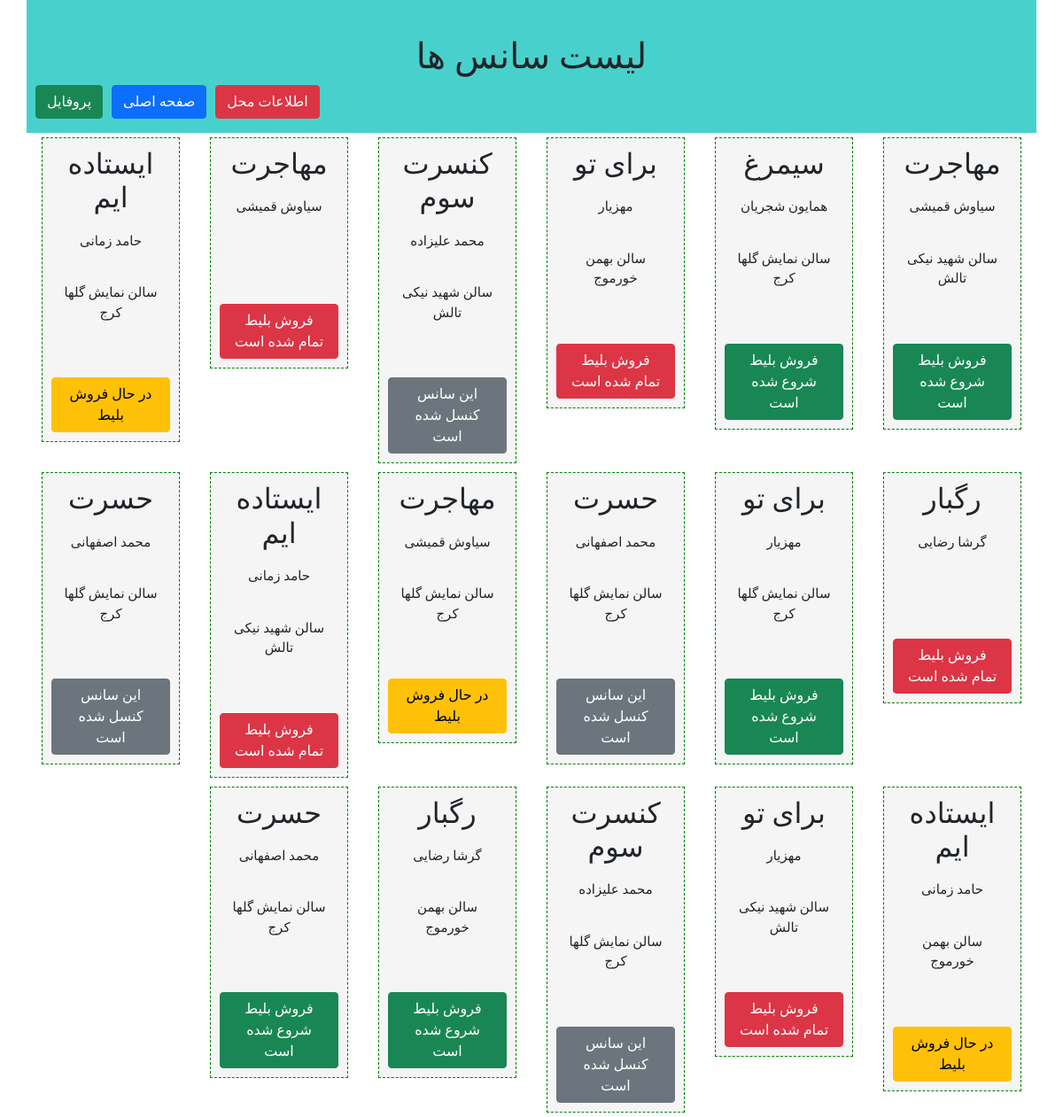
Screenshot of /ticketSales/time/list (signed in) with the database file from the repository.
### ticketSales/models.py (models this page shows, shortened)
class timeModel(models.Model):
  class Meta:
    verbose_name='سانس'
    verbose_name_plural='سانس'
  concertModel = models.ForeignKey("concertModel",on_delete=models.PROTECT,verbose_name='کنسرت')
  locationModel = models.ForeignKey("locationModel",on_delete=models.PROTECT,verbose_name='مکان')
  StartDateTime = models.DateTimeField(verbose_name='زمان شروع')
  Seats = models.IntegerField(verbose_name='صندلی')
  Start = 1
  End = 2
  Cancel = 3
  Sales = 4
  status_choices = ((Start,"فروش بلیط شروع شده است"),(End,"فروش بلیط تمام شده است"),(Cancel,"این سانس کنسل شده است"),(Sales,"در حال فروش  بلیط"),)
  Status = models.IntegerField(choices=status_choices,verbose_name='وضعیت')
  def get_jalali_date(self):
    return datetime2jalali(self.StartDateTime)

class concertModel(models.Model):
  class Meta:
    verbose_name='کنسرت'
    verbose_name_plural='کنسرت'
  Name=models.CharField(max_length=100,verbose_name='نام کنسرت')
  SingerName=models.CharField(max_length=100,verbose_name='خواننده')
  length=models.IntegerField(verbose_name='طول')
  Poster=models.ImageField(upload_to="concertImages/",null=True,verbose_name='پوستر')

class locationModel(models.Model):
  class Meta:
    verbose_name='محل برگزاری'
    verbose_name_plural='محل برگزاری'
  IdNumber = models.IntegerField(primary_key=True,verbose_name='شناسه')
  Name=models.CharField(max_length=100,verbose_name='نام')
  Address=models.CharField(max_length=500,default='تهران برج میلاد',verbose_name='آدرس')
  Phone=models.CharField(max_length=11,verbose_name='شماره تلفن')
  capacity=models.IntegerField(verbose_name='ظرفیت')

### ticketSales/views.py (the view)
# urls.py: path('ticketSales/time/list',timeView)
def timeView(request):
  if request.user.is_authenticated and request.user.is_active:
    times = timeModel.objects.all()
    context = {
      "timeList":times,
    }
    return render(request,"ticketSales/timeList.html",context)
  else:
    return HttpResponse("اجازه ورود ندارید")

### ticketSales/templates/ticketSales/timeList.html
{% extends "ticketSales/layout.html" %}
{% block titlepage %}
  لیست سانس ها
{% endblock %}
{% block mainContent %}
  {% if timeList %}
    {% for time in timeList %}
      <div class="col-md-2">
        <a>
          <div class="timeBox">
            <h2>{{ time.concertModel.Name }}</h2>
            <p>{{time.concertModel.SingerName}}</p>
            <p>{{time.locationModel.Name}}</p>
            <p>{{time.get_jalali_date}}</p>
            <div
            class="
            {% if time.Status == time.Start %}
              btn btn-success
            {% elif time.Status == time.End %}
              btn btn-danger
            {% elif time.Status == time.Cancel %}
              btn btn-secondary
            {% elif time.Status == time.Sales %}
              btn btn-warning
            {% endif %}
            ">
              {{time.get_Status_display}}
            </div>
          </div>
        </a>
      </div>
    {% endfor %}
  {% endif %}
{% endblock %}

### ticketSales/static/ticketSales/css/style.css (style rules this page uses)
body { font-family: Vazir; }
.imageBox, .timeBox { margin: 5px; background-color: whitesmoke; text-align: center; font-size: 15px; border: 1px dashed green; padding: 10px; }
.timeBox { margin: 5px; background-color: whitesmoke; font-size: 15px; border: 1px dashed green; padding: 10px; text-align: center; }
p { padding: 10px; }

### rows the page displays
timeModel: concertModel.Name "مهاجرت", concertModel.SingerName "سیاوش قمیشی", locationModel.Name "سالن شهید نیکی تالش", Status "فروش بلیط شروع شده است"
timeModel: concertModel.Name "سیمرغ", concertModel.SingerName "همایون شجریان", locationModel.Name "سالن نمایش گلها کرج", Status "فروش بلیط شروع شده است"
timeModel: concertModel.Name "برای تو", concertModel.SingerName "مهزیار", locationModel.Name "سالن بهمن خورموج", Status "فروش بلیط تمام شده است"
timeModel: concertModel.Name "کنسرت سوم", concertModel.SingerName "محمد علیزاده", locationModel.Name "سالن شهید نیکی تالش", Status "این سانس کنسل شده است"
timeModel: concertModel.Name "مهاجرت", concertModel.SingerName "سیاوش قمیشی", Status "فروش بلیط تمام شده است"
timeModel: concertModel.Name "ایستاده ایم", concertModel.SingerName "حامد زمانی", locationModel.Name "سالن نمایش گلها کرج", Status "در حال فروش بلیط"
timeModel: concertModel.Name "رگبار", concertModel.SingerName "گرشا رضایی", Status "فروش بلیط تمام شده است"
timeModel: concertModel.Name "برای تو", concertModel.SingerName "مهزیار", locationModel.Name "سالن نمایش گلها کرج", Status "فروش بلیط شروع شده است"
timeModel: concertModel.Name "حسرت", concertModel.SingerName "محمد اصفهانی", locationModel.Name "سالن نمایش گلها کرج", Status "این سانس کنسل شده است"
timeModel: concertModel.Name "مهاجرت", concertModel.SingerName "سیاوش قمیشی", locationModel.Name "سالن نمایش گلها کرج", Status "در حال فروش بلیط"
timeModel: concertModel.Name "ایستاده ایم", concertModel.SingerName "حامد زمانی", locationModel.Name "سالن شهید نیکی تالش", Status "فروش بلیط تمام شده است"
timeModel: concertModel.Name "حسرت", concertModel.SingerName "محمد اصفهانی", locationModel.Name "سالن نمایش گلها کرج", Status "این سانس کنسل شده است"
timeModel: concertModel.Name "ایستاده ایم", concertModel.SingerName "حامد زمانی", locationModel.Name "سالن بهمن خورموج", Status "در حال فروش بلیط"
timeModel: concertModel.Name "برای تو", concertModel.SingerName "مهزیار", locationModel.Name "سالن شهید نیکی تالش", Status "فروش بلیط تمام شده است"
timeModel: concertModel.Name "کنسرت سوم", concertModel.SingerName "محمد علیزاده", locationModel.Name "سالن نمایش گلها کرج", Status "این سانس کنسل شده است"
timeModel: concertModel.Name "رگبار", concertModel.SingerName "گرشا رضایی", locationModel.Name "سالن بهمن خورموج", Status "فروش بلیط شروع شده است"
timeModel: concertModel.Name "حسرت", concertModel.SingerName "محمد اصفهانی", locationModel.Name "سالن نمایش گلها کرج", Status "فروش بلیط شروع شده است"
